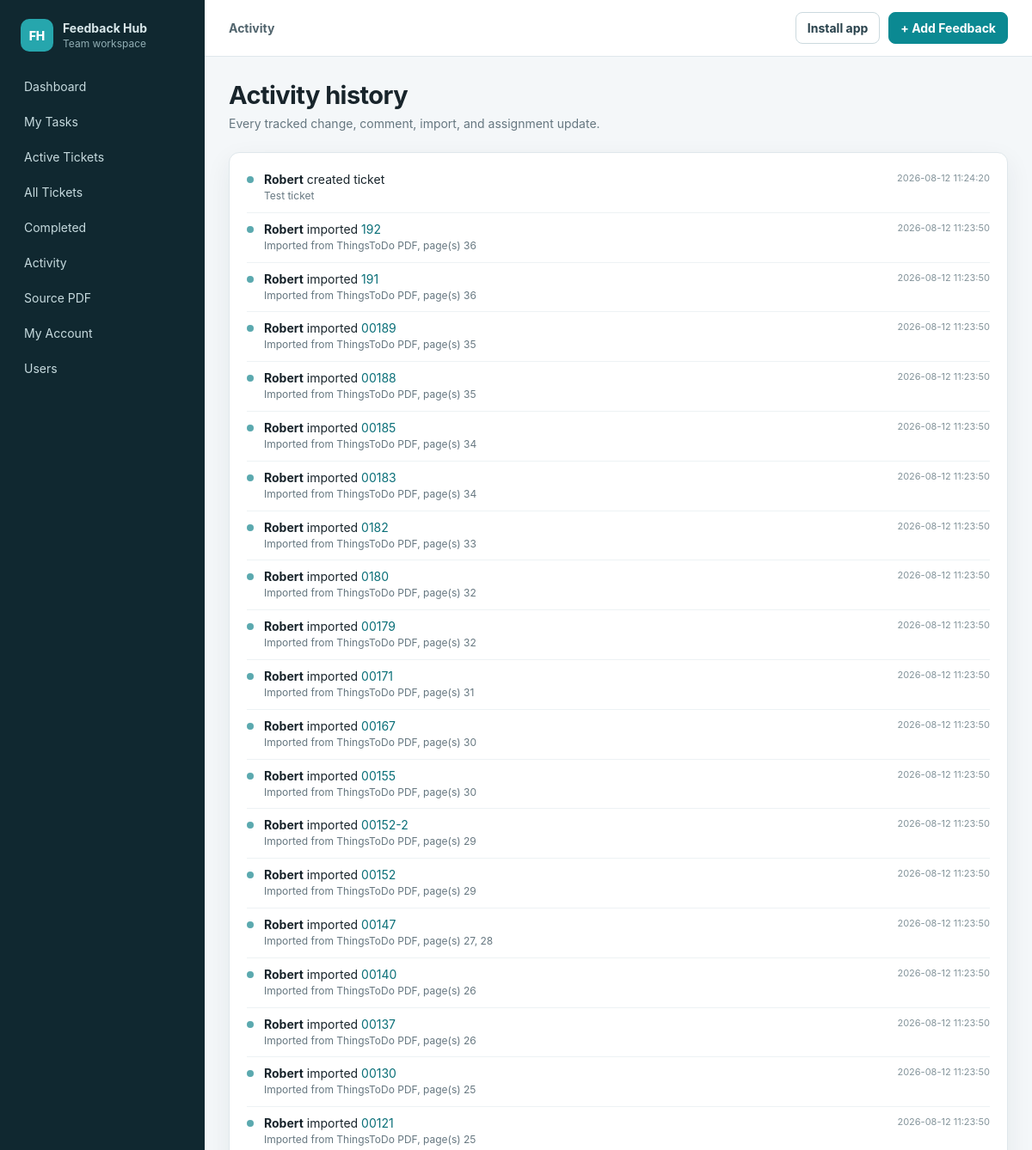
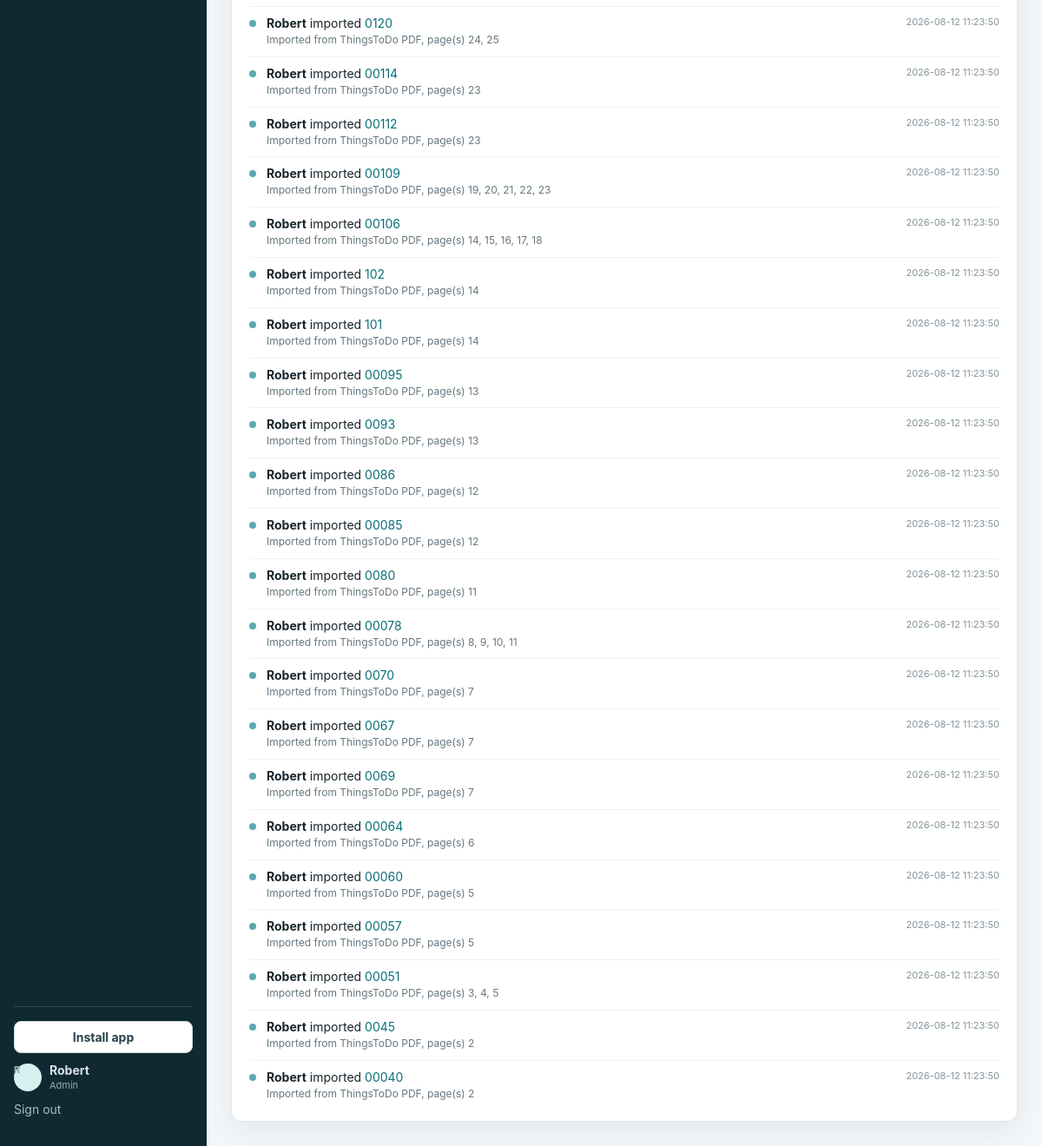
Page /activity (signed in) on the committed database (2 pictures, top to bottom).
### tables this page shows
CREATE TABLE users (
            id INTEGER PRIMARY KEY AUTOINCREMENT,
            name TEXT NOT NULL,
            email TEXT NOT NULL UNIQUE,
            password_hash TEXT NOT NULL,
            role TEXT NOT NULL DEFAULT 'team_member',
            active INTEGER NOT NULL DEFAULT 1,
            created_at TEXT NOT NULL
        );

CREATE TABLE activity (
            id INTEGER PRIMARY KEY AUTOINCREMENT,
            ticket_id INTEGER,
            user_id INTEGER,
            action TEXT NOT NULL,
            details TEXT DEFAULT '',
            created_at TEXT NOT NULL,
            FOREIGN KEY(ticket_id) REFERENCES tickets(id) ON DELETE CASCADE,
            FOREIGN KEY(user_id) REFERENCES users(id)
        );

CREATE TABLE tickets (
            id INTEGER PRIMARY KEY AUTOINCREMENT,
            ticket_no TEXT NOT NULL UNIQUE,
            title TEXT NOT NULL,
            description TEXT NOT NULL DEFAULT '',
            ticket_type TEXT NOT NULL DEFAULT 'bug',
            priority TEXT NOT NULL DEFAULT 'medium',
            status TEXT NOT NULL DEFAULT 'open',
            area TEXT NOT NULL DEFAULT 'General',
            submitted_by INTEGER,
            assigned_to INTEGER,
            due_date TEXT,
            steps_to_reproduce TEXT DEFAULT '',
            expected_behavior TEXT DEFAULT '',
            actual_behavior TEXT DEFAULT '',
            root_cause TEXT DEFAULT '',
            impact TEXT DEFAULT '',
            resolution TEXT DEFAULT '',
            technical_notes TEXT DEFAULT '',
            pr_refs TEXT DEFAULT '',
            commit_refs TEXT DEFAULT '',
            environment TEXT DEFAULT 'Staging',
            related_tickets TEXT DEFAULT '',
            source_text TEXT DEFAULT '',
            source_page TEXT DEFAULT '',
            created_at TEXT NOT NULL,
            updated_at TEXT NOT NULL,
            resolved_at TEXT,
            FOREIGN KEY(submitted_by) REFERENCES users(id),
            FOREIGN KEY(assigned_to) REFERENCES users(id)
        );

### app.py (the view)
@app.get("/activity", response_class=HTMLResponse)
def activity_page(request: Request):
    require_user(request); conn=db()
    rows=conn.execute("""SELECT a.*,u.name user_name,t.ticket_no,t.title FROM activity a LEFT JOIN users u ON a.user_id=u.id LEFT JOIN tickets t ON a.ticket_id=t.id ORDER BY a.id DESC LIMIT 250""").fetchall(); conn.close()
    return templates.TemplateResponse("activity.html",template_context(request,rows=rows))

### templates/activity.html (shortened to what this page needs)
{% extends "base.html" %}
{% block eyebrow %}Activity{% endblock %}
{% block content %}
<div class="page-head"><div><h1>Activity history</h1><p>Every tracked change, comment, import, and assignment update.</p></div></div>
<section class="panel"><div class="activity-list full">{% for a in rows %}<div class="activity-item"><span class="activity-dot"></span><div><strong>{{a.user_name or 'System'}}</strong> {{a.action|lower}}{% if a.ticket_no %} <a href="/tickets/{{a.ticket_id}}">{{a.ticket_no}}</a>{% endif %}<p>{{a.details}}</p></div><time>{{a.created_at}}</time></div>{% endfor %}</div></section>
{% endblock %}

### templates/base.html (shortened to what this page needs)
<!doctype html>
<html lang="en">
<head>
  <link rel="stylesheet" href="/static/style.css">
</head>
<body>
{% if user %}
<div class="app-shell">
  <aside class="sidebar">
    <div class="brand"><div class="brand-mark">FH</div><div><strong>Feedback Hub</strong><span>Team workspace</span></div></div>
    <nav>
      <a href="/" class="nav-link">Dashboard</a>
      <a href="/tickets?view=mine" class="nav-link">My Tasks</a>
      <a href="/tickets?view=active" class="nav-link">Active Tickets</a>
      <a href="/tickets" class="nav-link">All Tickets</a>
      <a href="/tickets?view=completed" class="nav-link">Completed</a>
      <a href="/activity" class="nav-link">Activity</a>
      <a href="/source" target="_blank" class="nav-link">Source PDF</a>
      <a href="/account" class="nav-link">My Account</a>
      {% if can_manage %}<a href="/users" class="nav-link">Users</a>{% endif %}
    </nav>
    <div class="sidebar-bottom">
      <button id="install-app" class="button install-button" type="button" hidden>Install app</button>
      <div class="user-mini"><span class="avatar">{{ user.name[0] }}</span><div><strong>{{ user.name }}</strong><span>{{ user.role|replace('_',' ')|title }}</span></div></div>
      <form method="post" action="/logout"><input type="hidden" name="csrf_token" value="{{ csrf_token }}"><button class="link-button">Sign out</button></form>
    </div>
  </aside>
  <main class="main">
    <header class="topbar">
      <div>{% block eyebrow %}Team Feedback Hub{% endblock %}</div>
      <div class="topbar-actions"><button id="install-app-top" class="button" type="button" hidden>Install app</button><a class="button primary" href="/tickets/new">+ Add Feedback</a></div>
    </header>
    <div class="content">{% block content %}{% endblock %}</div>
  </main>
</div>
{% else %}
{% block anonymous %}{% endblock %}
{% endif %}
</body>
</html>

### static/style.css (style rules this page uses)
:root { --bg:#f4f7f9;--panel:#fff;--ink:#18242b;--muted:#667780;--line:#dfe7eb;--nav:#102830;--nav2:#173943;--accent:#0b8992;--accent2:#0a6f78;--danger:#b64141;--warn:#9b6411;--success:#287c56;--shadow:0 10px 30px rgba(18,44,52,.07) }
* { box-sizing:border-box }
body { margin:0;font-family:Inter,ui-sans-serif,system-ui,-apple-system,BlinkMacSystemFont,"Segoe UI",sans-serif;background:var(--bg);color:var(--ink);font-size:14px }
a { color:var(--accent2);text-decoration:none }
button,input,select,textarea { font:inherit }
.app-shell { min-height:100vh;display:grid;grid-template-columns:238px 1fr }
.sidebar { background:var(--nav);color:#d8e7ea;padding:22px 16px;display:flex;flex-direction:column;position:fixed;inset:0 auto 0 0;width:238px }
.brand { display:flex;gap:11px;align-items:center;padding:0 8px 22px }
.brand-mark { width:38px;height:38px;border-radius:10px;display:grid;place-items:center;background:#26a6ad;color:white;font-weight:800 }
.brand strong,.brand span { display:block }
.brand span { font-size:12px;color:#91aeb4;margin-top:2px }
.sidebar nav { display:grid;gap:4px }
.nav-link { color:#c6dade;padding:10px 12px;border-radius:8px }
.sidebar-bottom { margin-top:auto;border-top:1px solid #284851;padding-top:16px }
.user-mini { display:flex;gap:9px;align-items:center }
.user-mini strong,.user-mini span { display:block }
.user-mini span { font-size:11px;color:#91aeb4;margin-top:2px }
.avatar { width:32px;height:32px;border-radius:50%;background:#d8eff0;color:#17636a;display:grid;place-items:center;font-weight:800;flex:0 0 auto }
.link-button { border:0;background:none;color:#9fc2c7;padding:12px 0;cursor:pointer }
.main { grid-column:2;min-width:0 }
.topbar { height:66px;background:#fff;border-bottom:1px solid var(--line);display:flex;align-items:center;justify-content:space-between;padding:0 28px;position:sticky;top:0;z-index:5 }
.topbar>div { font-weight:650;color:#52656e }
.content { padding:28px;max-width:1500px;margin:auto }
.page-head,.ticket-header { display:flex;justify-content:space-between;gap:24px;align-items:flex-start;margin-bottom:22px }
.page-head h1,.ticket-header h1 { font-size:29px;line-height:1.15;margin:0 0 6px;letter-spacing:-.02em }
.page-head p,.ticket-header p { margin:0;color:var(--muted);max-width:900px;line-height:1.55 }
.button { display:inline-flex;align-items:center;justify-content:center;gap:7px;border:1px solid #cbd9de;background:#fff;color:#28414b;border-radius:8px;padding:9px 13px;font-weight:650;cursor:pointer }
.button.primary { background:var(--accent);border-color:var(--accent);color:white }
.panel { background:var(--panel);border:1px solid var(--line);border-radius:12px;box-shadow:var(--shadow) }
.activity-list { padding:8px 18px }
.activity-item { display:grid;grid-template-columns:10px 1fr auto;gap:10px;padding:10px 0;border-bottom:1px solid #edf2f4;align-items:start }
.activity-item:last-child { border-bottom:0 }
.activity-dot { width:8px;height:8px;border-radius:50%;background:#5ba9af;margin-top:5px }
.activity-item p { margin:3px 0 0;color:var(--muted);font-size:12px;line-height:1.4 }
.activity-item time { color:#84949b;font-size:11px;white-space:nowrap }
.activity-list.full { padding:12px 20px }
.topbar-actions { display:flex;gap:10px;align-items:center }
.install-button { width:100%;margin-bottom:10px }

### rows in the picture
users: name "R", name "Robert", role "Admin"
activity: name "Robert", action "created ticket", details "Test ticket", created_at "2026-08-12 11:24:20"
activity: name "Robert", action "imported", ticket_no "192", details "Imported from ThingsToDo PDF, page(s) 36", created_at "2026-08-12 11:23:50"
activity: name "Robert", action "imported", ticket_no "191", details "Imported from ThingsToDo PDF, page(s) 36", created_at "2026-08-12 11:23:50"
activity: name "Robert", action "imported", ticket_no "00189", details "Imported from ThingsToDo PDF, page(s) 35", created_at "2026-08-12 11:23:50"
activity: name "Robert", action "imported", ticket_no "00188", details "Imported from ThingsToDo PDF, page(s) 35", created_at "2026-08-12 11:23:50"
activity: name "Robert", action "imported", ticket_no "00185", details "Imported from ThingsToDo PDF, page(s) 34", created_at "2026-08-12 11:23:50"
activity: name "Robert", action "imported", ticket_no "00183", details "Imported from ThingsToDo PDF, page(s) 34", created_at "2026-08-12 11:23:50"
activity: name "Robert", action "imported", ticket_no "0182", details "Imported from ThingsToDo PDF, page(s) 33", created_at "2026-08-12 11:23:50"
activity: name "Robert", action "imported", ticket_no "0180", details "Imported from ThingsToDo PDF, page(s) 32", created_at "2026-08-12 11:23:50"
activity: name "Robert", action "imported", ticket_no "00179", details "Imported from ThingsToDo PDF, page(s) 32", created_at "2026-08-12 11:23:50"
activity: name "Robert", action "imported", ticket_no "00171", details "Imported from ThingsToDo PDF, page(s) 31", created_at "2026-08-12 11:23:50"
activity: name "Robert", action "imported", ticket_no "00167", details "Imported from ThingsToDo PDF, page(s) 30", created_at "2026-08-12 11:23:50"
activity: name "Robert", action "imported", ticket_no "00155", details "Imported from ThingsToDo PDF, page(s) 30", created_at "2026-08-12 11:23:50"
activity: name "Robert", action "imported", ticket_no "00152-2", details "Imported from ThingsToDo PDF, page(s) 29", created_at "2026-08-12 11:23:50"
activity: name "Robert", action "imported", ticket_no "00152", details "Imported from ThingsToDo PDF, page(s) 29", created_at "2026-08-12 11:23:50"
activity: name "Robert", action "imported", ticket_no "00147", details "Imported from ThingsToDo PDF, page(s) 27, 28", created_at "2026-08-12 11:23:50"
activity: name "Robert", action "imported", ticket_no "00140", details "Imported from ThingsToDo PDF, page(s) 26", created_at "2026-08-12 11:23:50"
activity: name "Robert", action "imported", ticket_no "00137", details "Imported from ThingsToDo PDF, page(s) 26", created_at "2026-08-12 11:23:50"
activity: name "Robert", action "imported", ticket_no "00130", details "Imported from ThingsToDo PDF, page(s) 25", created_at "2026-08-12 11:23:50"
activity: name "Robert", action "imported", ticket_no "00121", details "Imported from ThingsToDo PDF, page(s) 25", created_at "2026-08-12 11:23:50"
activity: name "Robert", action "imported", ticket_no "0120", details "Imported from ThingsToDo PDF, page(s) 24, 25", created_at "2026-08-12 11:23:50"
activity: name "Robert", action "imported", ticket_no "00114", details "Imported from ThingsToDo PDF, page(s) 23", created_at "2026-08-12 11:23:50"
activity: name "Robert", action "imported", ticket_no "00112", details "Imported from ThingsToDo PDF, page(s) 23", created_at "2026-08-12 11:23:50"
activity: name "Robert", action "imported", ticket_no "00109", details "Imported from ThingsToDo PDF, page(s) 19, 20, 21, 22, 23", created_at "2026-08-12 11:23:50"
activity: name "Robert", action "imported", ticket_no "00106", details "Imported from ThingsToDo PDF, page(s) 14, 15, 16, 17, 18", created_at "2026-08-12 11:23:50"
activity: name "Robert", action "imported", ticket_no "102", details "Imported from ThingsToDo PDF, page(s) 14", created_at "2026-08-12 11:23:50"
activity: name "Robert", action "imported", ticket_no "101", details "Imported from ThingsToDo PDF, page(s) 14", created_at "2026-08-12 11:23:50"
activity: name "Robert", action "imported", ticket_no "00095", details "Imported from ThingsToDo PDF, page(s) 13", created_at "2026-08-12 11:23:50"
activity: name "Robert", action "imported", ticket_no "0093", details "Imported from ThingsToDo PDF, page(s) 13", created_at "2026-08-12 11:23:50"
activity: name "Robert", action "imported", ticket_no "0086", details "Imported from ThingsToDo PDF, page(s) 12", created_at "2026-08-12 11:23:50"
activity: name "Robert", action "imported", ticket_no "00085", details "Imported from ThingsToDo PDF, page(s) 12", created_at "2026-08-12 11:23:50"
activity: name "Robert", action "imported", ticket_no "0080", details "Imported from ThingsToDo PDF, page(s) 11", created_at "2026-08-12 11:23:50"
activity: name "Robert", action "imported", ticket_no "00078", details "Imported from ThingsToDo PDF, page(s) 8, 9, 10, 11", created_at "2026-08-12 11:23:50"
activity: name "Robert", action "imported", ticket_no "0070", details "Imported from ThingsToDo PDF, page(s) 7", created_at "2026-08-12 11:23:50"
activity: name "Robert", action "imported", ticket_no "0067", details "Imported from ThingsToDo PDF, page(s) 7", created_at "2026-08-12 11:23:50"
activity: name "Robert", action "imported", ticket_no "0069", details "Imported from ThingsToDo PDF, page(s) 7", created_at "2026-08-12 11:23:50"
activity: name "Robert", action "imported", ticket_no "00064", details "Imported from ThingsToDo PDF, page(s) 6", created_at "2026-08-12 11:23:50"
activity: name "Robert", action "imported", ticket_no "00060", details "Imported from ThingsToDo PDF, page(s) 5", created_at "2026-08-12 11:23:50"
activity: name "Robert", action "imported", ticket_no "00057", details "Imported from ThingsToDo PDF, page(s) 5", created_at "2026-08-12 11:23:50"
activity: name "Robert", action "imported", ticket_no "00051", details "Imported from ThingsToDo PDF, page(s) 3, 4, 5", created_at "2026-08-12 11:23:50"
activity: name "Robert", action "imported", ticket_no "0045", details "Imported from ThingsToDo PDF, page(s) 2", created_at "2026-08-12 11:23:50"
activity: name "Robert", action "imported", ticket_no "00040", details "Imported from ThingsToDo PDF, page(s) 2", created_at "2026-08-12 11:23:50"
